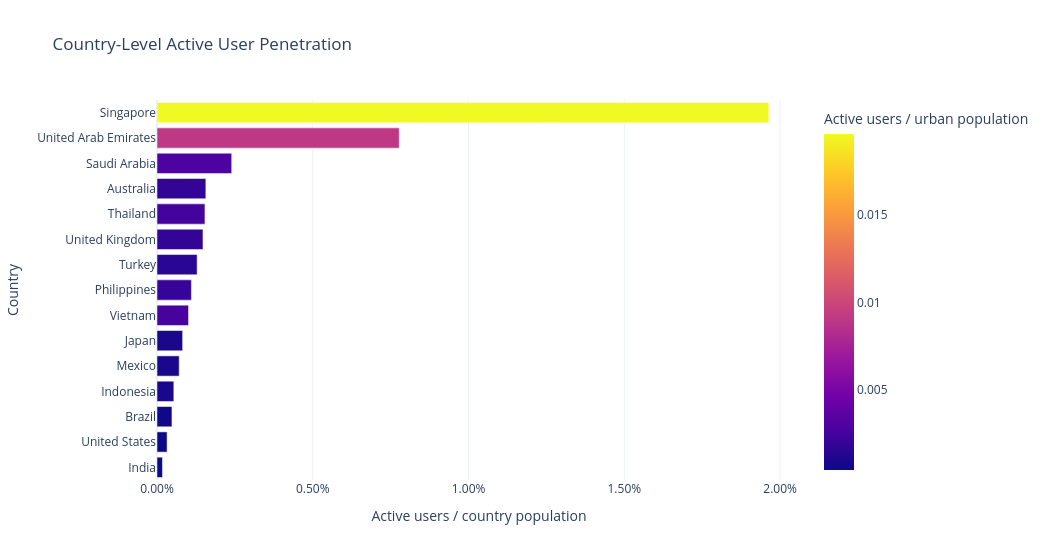

Source (notebook cell):
### Code cell
country_adoption = (
    market_opportunity[[
        "country_name",
        "country_iso3",
        "population_total",
        "country_annual_active_users",
        "country_active_user_penetration",
        "country_urban_active_user_penetration",
    ]]
    .drop_duplicates(subset=["country_iso3"])
    .sort_values("country_active_user_penetration", ascending=True)
)

fig = px.bar(
    country_adoption,
    x="country_active_user_penetration",
    y="country_name",
    orientation="h",
    color="country_urban_active_user_penetration",
    title="Country-Level Active User Penetration",
    labels={
        "country_active_user_penetration": "Active users / country population",
        "country_urban_active_user_penetration": "Active users / urban population",
        "country_name": "Country",
    },
    hover_data={
        "country_annual_active_users": ":,",
        "population_total": ":,",
        "country_active_user_penetration": ":.3%",
        "country_urban_active_user_penetration": ":.3%",
    },
)
fig.update_layout(xaxis_tickformat=".2%")
fig.show()

### Figure 1 — Plotly figure (JSON) as saved in the notebook; plotly's stock layout.template omitted (floating-point values rounded to 4 significant figures)
{"data": [{"customdata": [[254700.0, 1451000000.0, 0.0004961], [110100.0, 340100000.0, 0.0004042], [101800.0, 212000000.0, 0.0005463], [153200.0, 283500000.0, 0.0009197], [93150.0, 130900000.0, 0.0008925], [102000.0, 124000000.0, 0.0008926], [102200.0, 101000000.0, 0.002628], [127900.0, 115800000.0, 0.001991], [110100.0, 85520000.0, 0.001442], [102200.0, 69230000.0, 0.001773], [110300.0, 71670000.0, 0.002488], [42640.0, 27200000.0, 0.00179], [84640.0, 35300000.0, 0.002839], [85410.0, 10990000.0, 0.009059], [118500.0, 6037000.0, 0.01964]], "hovertemplate": "Active users / country population=%{x:.3%}<br>Country=%{y}<br>country_annual_active_users=%{customdata[0]:,}<br>population_total=%{customdata[1]:,}<br>Active users / urban population=%{marker.color:.3%}<extra></extra>", "legendgroup": "", "marker": {"color": [0.0004961, 0.0004042, 0.0005463, 0.0009197, 0.0008925, 0.0008926, 0.002628, 0.001991, 0.001442, 0.001773, 0.002488, 0.00179, 0.002839, 0.009059, 0.01964], "coloraxis": "coloraxis", "pattern": {"shape": ""}}, "name": "", "orientation": "h", "showlegend": false, "textposition": "auto", "type": "bar", "x": [0.0001755, 0.0003238, 0.0004802, 0.0005404, 0.0007118, 0.0008229, 0.001012, 0.001104, 0.001288, 0.001476, 0.001539, 0.001568, 0.002398, 0.007774, 0.01964], "xaxis": "x", "y": ["India", "United States", "Brazil", "Indonesia", "Mexico", "Japan", "Vietnam", "Philippines", "Turkey", "United Kingdom", "Thailand", "Australia", "Saudi Arabia", "United Arab Emirates", "Singapore"], "yaxis": "y"}], "layout": {"barmode": "relative", "coloraxis": {"colorbar": {"title": {"text": "Active users / urban population"}}, "colorscale": [[0, "#0d0887"], [0.1111, "#46039f"], [0.2222, "#7201a8"], [0.3333, "#9c179e"], [0.4444, "#bd3786"], [0.5556, "#d8576b"], [0.6667, "#ed7953"], [0.7778, "#fb9f3a"], [0.8889, "#fdca26"], [1, "#f0f921"]]}, "height": 560, "legend": {"tracegroupgap": 0}, "title": {"text": "Country-Level Active User Penetration"}, "width": 1050, "xaxis": {"anchor": "y", "domain": [0, 1], "tickformat": ".2%", "title": {"text": "Active users / country population"}}, "yaxis": {"anchor": "x", "domain": [0, 1], "title": {"text": "Country"}}}}
